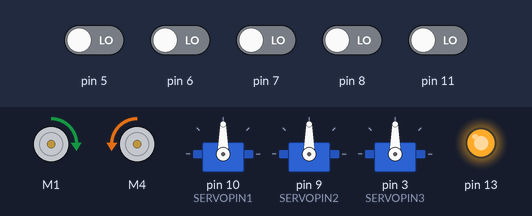
Recording of a sketch running on a simulated Arduino Uno, built with avr-gcc and run on an emulated ATmega328P. Parts: 2 × DC motor (green arrow = forward, orange = backward, longer = faster), 3 × servo, output pins drawn as LEDs (lit = HIGH). The inputs (shaded band) are chosen by the test bench; at power-on: pin 5–8, pin 11 LOW.

Above: at 4.4 s.
4.5 s: pin 7 driven HIGH
At 6.3 s:
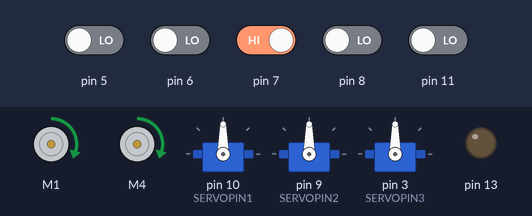
7.0 s: pin 6 driven HIGH
At 8.6 s:
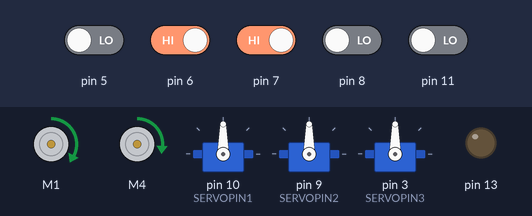
10.0 s: pin 11 driven HIGH
At 10.26 s:
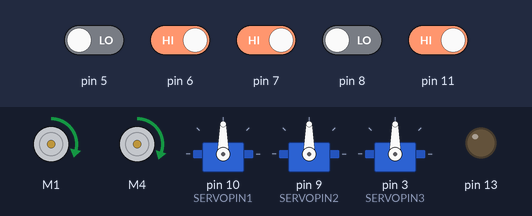
13.0 s: pin 6 driven LOW
At 14.1 s:
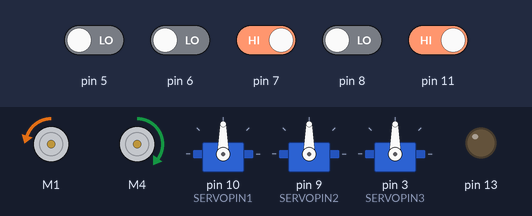
14.5 s: pin 7 driven LOW
At 15.6 s:
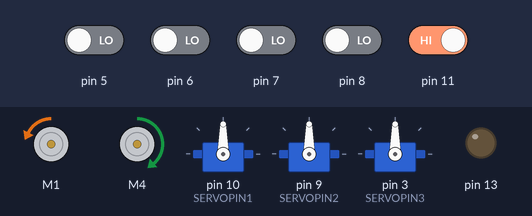
16.0 s: pin 11 driven LOW
At 17.1 s:
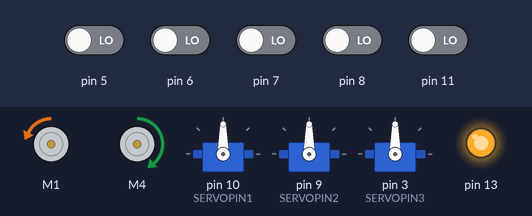
Timing chart, 0 to 18.5 s (numbered marks = the images above; inputs shaded):
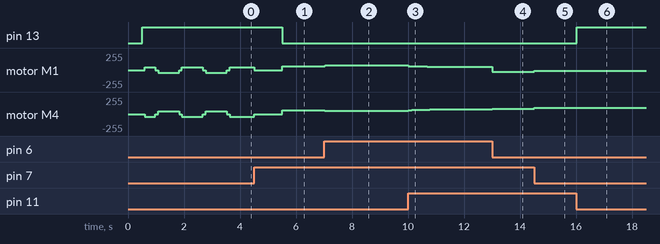

The sketch:

ip25_skript.ino
```cpp
/*
 * IP24-Skript.ino
 *
 * Dieses Programm steuert einen linienfolgenden Roboter mit Hilfe eines PI-Reglers.
 * Der Roboter verwendet QTR-Sensoren (Infrarot Sensor) zur Linienverfolgung und steuert zwei Gleichstrommotoren
 * über ein Adafruit-Motor-Shield. Der PI-Regler berechnet die notwendigen Anpassungen
 * der Motorgeschwindigkeit, um den Roboter auf der Linie zu halten.
 * Es gibt verschiedene Linienstatus (onLine, stop, station, goal), die je nach
 * Sensorwerten aktualisiert werden und spezifische Aktionen auslösen.
 *
 * Enthaltene Funktionen:
 *
 * 1. **setup():**
 *    - Diese Funktion wird einmalig beim Starten des Programms aufgerufen.
 *    - Initialisiert die wichtigsten Module und Systeme des Roboters:
 *      - **initMotorShield():** Initialisiert das Motorschield zur Steuerung der Motoren.
 *      - **initDriveLine():** Initialisiert das System zur Linienverfolgung des Roboters.
 *      - **sensorKalibrieren():** Führt eine Kalibrierung der Sensoren durch, um eine zuverlässige Linienerkennung zu gewährleisten.
 *    - Dieser Abschnitt bietet auch Platz für benutzerdefinierte Setup-Funktionen, die vom Benutzer hinzugefügt werden können.
 *
 * 2. **loop():**
 *    - Diese Funktion wird kontinuierlich in einer Endlosschleife ausgeführt und bildet das Herzstück des Roboterbetriebs.
 *    - Der Roboter führt folgende Hauptaufgaben aus:
 *      - **Linienverfolgung:** Liest die aktuelle Position der Linie anhand der Sensoren.
 *      - **PI-Regelung:** Aktualisiert den PI-Regler mit der aktuellen Linienposition und berechnet das Steuersignal.
 *      - **Motorkontrolle:** Passt die Motorgeschwindigkeiten basierend auf dem berechneten Steuersignal an.
 *      - **Linienstatus-Überwachung:** Überwacht kontinuierlich den Status der Linie und reagiert auf Veränderungen:
 *        - **stop:** Hält den Roboter an.
 *        - **station:** Führt eine benutzerdefinierte Aktion bei Erreichen einer Station aus.
 *        - **goal:** Schaltet eine LED ein, wenn das Ziel erreicht ist.
 *        - **default:** Schaltet die LED aus, wenn kein besonderes Ereignis vorliegt.
 *    - Ein Zähler überwacht, wie lange der Roboter im Zielzustand bleibt und stoppt die Motoren nach einer definierten Zeit.
 *    - Der `delay(25)`-Aufruf sorgt für eine kleine Verzögerung, um die Stabilität des Regelkreises zu gewährleisten.
 *
 * Verwendung:
 * - Dieses Skript sollte auf den Mikrocontroller hochgeladen werden, um den Roboter zu steuern.
 * - Die `setup()`-Funktion dient der Initialisierung, während die `loop()`-Funktion kontinuierlich die Roboterfunktionen ausführt.
 *
 * Hinweise:
 * - Die Kalibrierung der Sensoren ist entscheidend für eine zuverlässige Linienverfolgung.
 * - Der PI-Regler sollte optimal abgestimmt sein, um eine präzise Steuerung der Motoren zu gewährleisten.
 * - Benutzerdefinierte Aktionen können in den vorgesehenen Abschnitten des Skripts eingefügt werden.
 */

#include "03_defines.h" // Das File 03_Defines.h muss in jedem .ino File eingebunden werden.

// Die Setup-Funktion wird einmalig beim Start des Programms aufgerufen.
// Hier werden alle notwendigen Initialisierungen des Roboters durchgeführt.
void setup()
{
  initMotorShield();   // Initialisiert das Motorschield zur Steuerung der Motoren.
  initDriveLine();     // Initialisiert die Linienverfolgungssensoren des Roboters.
  sensorKalibrieren(); // Kalibriert die Sensoren durch mehrfache Messungen, um die Genauigkeit zu verbessern.

  /****************************
  * Benutzerdefinierte Setup-Funktionen können hier hinzugefügt werden.
  ****************************/
}

// Die Loop-Funktion wird kontinuierlich ausgeführt, solange der Roboter eingeschaltet ist.
// Sobald das Programm das Ende der Funktion erreicht, beginnt es wieder von vorne.

int counter = 1;

void loop() {

  int position = qtr.readLineBlack(sensorValues);
  double controlSignal = updatePI(&pi, position);

  setMotorSpeeds(controlSignal);
  updateLineStatus();


  if (lineStatus != lineOldStatus) {
    switch (lineStatus) {
      case stop:
        // Stop-Reaktion
        motorR->setSpeed(0);
        motorL->setSpeed(0);
        delay(1000);
        switch (counter) {
          case 3:
            //turnLeft();
            motorL->run(FORWARD);
            motorR->run(FORWARD);
            motorL->setSpeed(50);
            motorR->setSpeed(50);
            delay(200);
            // Servo-Motor ansteuern
            break;

          case 2:
            motorD->setSpeed(50);
            motorD->run(FORWARD);
            delay(1000);
            motorD->setSpeed(0);
            break;

          case 1:
            turnLeft();
            delay(500);
            updateLineStatus();
            while(lineStatus != stop){
              turnLeft();
              updateLineStatus();
            }


            break;

          case 4:
            turnLeft();
            delay(3000);
            while(lineStatus != onLine && lineStatus != stop){
              turnLeft();
              updateLineStatus();
            }

            while(lineStatus != stop){
              turnLeft();
              updateLineStatus();

            }


            break;

          case 5:
            motorR->setSpeed(0);
            motorL->setSpeed(0);
            delay(3000);
            break;
        }


        // Nur bei STOP weiterzählen
        if (counter < 6) counter++;
        break;

      case station:
        motorR->setSpeed(0);
        motorL->setSpeed(0);
        delay(3000);
        break;

      case goal:
        digitalWrite(LED_BUILTIN, HIGH);
        break;

      default:
        digitalWrite(LED_BUILTIN, LOW);
        break;
    }

    lineOldStatus = lineStatus;
  }


  delay(25);
}
```

01_motorshield.ino
```cpp
/*
 * 01_motorshield.ino
 *
 * Diese Datei enthält die Implementierung der grundlegenden Funktionen zur Steuerung der Motoren und Servos des Roboters.
 * Sie umfasst die Initialisierung des Motorschields, das Setzen der Motorgeschwindigkeiten basierend auf einem Steuersignal
 * sowie die Konfiguration und Steuerung der Servomotoren.
 *
 * Enthaltene Funktionen:
 *
 * 1. **initMotorShield():**
 *    - Initialisiert das Motor Shield und stellt die anfänglichen Einstellungen für die Motoren und Servos ein.
 *    - Setzt die anfängliche Geschwindigkeit der Motoren auf Null und richtet die Motoren auf Vorwärtslauf aus.
 *    - Verbindet die Servomotoren mit den definierten Pins.
 *
 * 2. **setMotorSpeeds(double signal):**
 *    - Berechnet und setzt die Geschwindigkeiten der Motoren basierend auf dem übergebenen Steuersignal.
 *    - Die Geschwindigkeiten werden begrenzt und die Richtung der Motoren wird entsprechend angepasst.
 *    - Rückwärtsbewegungen werden speziell behandelt, um eine reduzierte Geschwindigkeit und positive Werte zu gewährleisten.
 *
 * 3. **Servo-Funktionen:**
 *    - **servo.attach(uint8_t pin):** Verbindet den Servomotor mit dem angegebenen Pin. Der Pin muss ein PWM-fähiger Pin auf dem Mikrocontroller sein.
 *    - **servo.write(int angle):** Setzt den Winkel des Servomotors auf den angegebenen Wert. Der Winkelbereich liegt typischerweise zwischen 0° und 180°.
 *    - **servo.writeMicroseconds(int us):** Setzt die Pulsbreite für den Servomotor auf den angegebenen Wert in Mikrosekunden. Die Pulsbreite beeinflusst die genaue Position des Servos.
 *    - **servo.read():** Gibt den aktuellen Winkel des Servomotors zurück. Dies ist hilfreich, um die aktuelle Position des Servos abzufragen.
 *    - **servo.detach():** Trennt den Servomotor vom Steuerpin, wodurch der Pin für andere Funktionen verwendet werden kann.
 *
 * Verwendung:
 * - Diese Datei sollte in das Hauptprogramm eingebunden werden, um die Motorsteuerung und die Servomotoren zu konfigurieren.
 * - Die Funktion `setMotorSpeeds()` wird verwendet, um die Motoren basierend auf dem aktuellen Steuersignal anzupassen.
 * - Die Servo-Funktionen (`attach()`, `write()`, `writeMicroseconds()`, `read()`, `detach()`) ermöglichen die Steuerung der Servomotoren (`servo1` und `servo2`).
 *
 * Hinweise:
 * - Die Anfangsgeschwindigkeiten der Motoren sind auf Null gesetzt, um sicherzustellen, dass die Motoren beim Start nicht unerwartet laufen.
 * - Die Geschwindigkeiten werden begrenzt, um Schäden an den Motoren oder dem Robotersystem zu verhindern.
 * - Die Servomotoren müssen korrekt an die definierten Pins (`SERVOPIN1` und `SERVOPIN2`) angeschlossen werden.
 * - Die Servomotoren sollten im unterstützten Winkelbereich bewegt werden, um eine korrekte Funktion zu gewährleisten.
 */

#include "03_defines.h" // Das File 03_defines.h muss in jedem .ino File eingebunden werden.

/**
 * @brief Initialisiert das Motor Shield und die Servomotoren.
 *
 * Diese Funktion initialisiert das Motor Shield und setzt die anfänglichen Einstellungen für die Motoren und Servos.
 * Die Motoren werden auf eine Geschwindigkeit von Null gesetzt und auf Vorwärtslauf ausgerichtet.
 * Die Servomotoren werden mit den definierten Pins verbunden.
 */
void initMotorShield() {
  AFMS.begin();          // Motor Shield initialisieren
  motorR->setSpeed(0);   // Anfangsgeschwindigkeit für den rechten Motor auf Null setzen
  motorL->setSpeed(0);   // Anfangsgeschwindigkeit für den linken Motor auf Null setzen
  motorR->run(FORWARD);  // Anfangsrichtung für den rechten Motor auf Vorwärtslauf setzen
  motorL->run(FORWARD);  // Anfangsrichtung für den linken Motor auf Vorwärtslauf setzen

  // Servomotoren an die definierten Pins anschließen
  servo1.attach(SERVOPIN1);
  servo2.attach(SERVOPIN2);
  servo3.attach(SERVOPIN3);
}

/**
 * @brief Setzt die Geschwindigkeiten der Motoren basierend auf dem Steuersignal.
 *
 * Diese Funktion berechnet die Geschwindigkeit für den linken und rechten Motor basierend auf dem übergebenen
 * Steuersignal. Die Geschwindigkeiten werden begrenzt und die Richtung der Motoren wird angepasst.
 * Rückwärtsbewegungen werden speziell behandelt, um die Geschwindigkeit anzupassen und positive Werte zu gewährleisten.
 *
 * @param signal Das Steuersignal, das zur Berechnung der Motorengeschwindigkeiten verwendet wird.
 */
void setMotorSpeeds(double signal) {
  // Linke Motorgeschwindigkeit berechnen und begrenzen
  int leftSpeed = constrain((int)(defaultSpeed + signal), -255, 255);
  // Rechte Motorgeschwindigkeit berechnen und begrenzen
  int rightSpeed = constrain((int)(defaultSpeed - signal), -255, 255);

  // Motorrichtung und -geschwindigkeit für den linken Motor anpassen
  if (leftSpeed < backwardsLimit) {
    motorL->run(BACKWARD);       // Linken Motor auf Rückwärtslauf setzen
    leftSpeed *= 0.6;            // Geschwindigkeit für Rückwärtsbewegung anpassen
    leftSpeed = abs(leftSpeed);  // Positive Geschwindigkeitswerte sicherstellen
  } else {
    motorL->run(FORWARD);  // Linken Motor auf Vorwärtslauf setzen
  }

  // Motorrichtung und -geschwindigkeit für den rechten Motor anpassen
  if (rightSpeed < backwardsLimit) {
    motorR->run(BACKWARD);         // Rechten Motor auf Rückwärtslauf setzen
    rightSpeed *= 0.6;             // Geschwindigkeit für Rückwärtsbewegung anpassen
    rightSpeed = abs(rightSpeed);  // Positive Geschwindigkeitswerte sicherstellen
  } else {
    motorR->run(FORWARD);  // Rechten Motor auf Vorwärtslauf setzen
  }

  // Geschwindigkeiten der Motoren setzen
  motorR->setSpeed(rightSpeed);  // Rechte Motorgeschwindigkeit setzen
  motorL->setSpeed(leftSpeed);   // Linke Motorgeschwindigkeit setzen
}
```

03_defines.h
```cpp
/*
 * 03_defines.h
 *
 * Diese Datei dient als zentrale Konfigurationsdatei für das Arduino-Projekt und enthält die Definitionen der Pins, Konstanten sowie die Erstellung von Instanzen für die verwendeten Hardware-Komponenten.
 *
 * Enthaltene Komponenten:
 * - **I2C-Kommunikation:** Einbindung der Wire-Bibliothek für die I2C-Kommunikation.
 * - **Adafruit Motor Shield:** Einbindung der Adafruit_MotorShield-Bibliothek zur Ansteuerung von DC-Motoren.
 * - **QTR-Sensoren:** Einbindung der QTRSensors-Bibliothek zur Nutzung von Linienverfolgungssensoren.
 * - **Servo:** Einbindung der Servo-Bibliothek zur Steuerung von Servomotoren.
 *
 * Pin-Definitionen:
 * - Hier werden alle Pins für die Motoren, Servos und QTR-Sensoren festgelegt.
 * - Beispiel:
 *   - `MOTOR_RIGHT`, `MOTOR_LEFT`: Motoren-Pins für das Adafruit Motor Shield.
 *   - `QTR_1` bis `QTR_5`: Pins für die QTR-Liniensensoren.
 *   - `SERVOPIN1`, `SERVOPIN2`: Pins für die Servomotoren.
 *
 * Konstanten:
 * - Definition der Konstanten für den PI-Regler und die Motorsteuerung.
 * - Beispiel:
 *   - `REGLER_KP`, `REGLER_KI`: Parameter für den PI-Regler.
 *   - `MOTORDEFAULTSPEED`: Standardgeschwindigkeit der Motoren.
 *
 * Instanz-Erstellungen:
 * - Erstellung von Instanzen für Hardware-Komponenten wie Motoren, Servos und Sensoren.
 * - Beispiel:
 *   - `Adafruit_MotorShield AFMS`: Instanz des Motor Shields.
 *   - `QTRSensors qtr`: Instanz für das QTR-Sensorarray.
 *
 * Datenstrukturen:
 * - Definition von benutzerdefinierten Datentypen und Strukturen, z.B. für den PI-Regler.
 * - Beispiel:
 *   - `PIController`: Struktur zur Speicherung der PI-Regler-Parameter und -Variablen.
 *
 * Hinweise:
 * - Änderungen an dieser Datei können Auswirkungen auf den gesamten Code haben und sollten mit Vorsicht vorgenommen werden.
 * - Diese Datei sollte in den Haupt-Sketch eingebunden werden, um die definierten Konstanten und Instanzen nutzen zu können.
 */

#ifndef DEFINES_H
#define DEFINES_H

#include <Wire.h>  // Bibliothek zur I2C-Kommunikation
// Verwendete Version: 2.1 (Die Wire-Bibliothek ist Teil des Arduino Cores und wird in der Regel mit der IDE aktualisiert)
#include <Adafruit_MotorShield.h>  // Bibliothek für das Adafruit Motor Shield
// Verwendete Version: 1.1.3 von Adafruit (Prüfen Sie regelmäßig den Arduino Library Manager für Updates)
#include <QTRSensors.h>  // Bibliothek für die QTR-Sensoren
// Verwendete Version: 4.0.0 von Pololu (Verfügbar im Arduino Library Manager)
#include <Servo.h>  // Bibliothek zur Servo-Ansteuerung
// Verwendete Version: 1.2.2 von Michael Margolis, Arduino (Die Servo-Bibliothek ist weit verbreitet und regelmäßig aktualisiert, siehe Arduino Library Manager)

// Definition der Konstanten für die Reglerparameter und die Motorgeschwindigkeit
#define REGLER_KP 0.015          // Proportionaler Verstärkungsfaktor für den PI-Regler
#define REGLER_KI 0.03           // Integralverstärkungsfaktor für den PI-Regler
#define MOTORDEFAULTSPEED 60     // Standardgeschwindigkeit für die Motoren

// Definition der Pinbelegung für die Motoren auf dem Adafruit Motor Shield
#define MOTOR_RIGHT 1            // Pin für den rechten Motor
#define MOTOR_LEFT 4             // Pin für den linken Motor
#define MOTOR_1 2                // Pin für einen zusätzlichen Motor
#define MOTOR_2 3                // Pin für einen zusätzlichen Motor

// Definition der Pinbelegung für die Servomotoren
#define SERVOPIN1 10             // Pin für den ersten Servomotor
#define SERVOPIN2 9              // Pin für den zweiten Servomotor
#define SERVOPIN3 3              // Pin für den driten Servomotor

// Definition der Pinbelegung für die QTR-Sensoren zur Linienverfolgung
#define QTR_EMITTER 12           // Pin zur Steuerung des IR-Emitters der QTR-Sensoren
#define QTR_1 11                 // Pin für den ersten QTR-Sensor
#define QTR_2 8                  // Pin für den zweiten QTR-Sensor
#define QTR_3 7                  // Pin für den dritten QTR-Sensor
#define QTR_4 6                  // Pin für den vierten QTR-Sensor
#define QTR_5 5                  // Pin für den fünften QTR-Sensor

// Erstellen einer Instanz des Adafruit Motor Shields zur Ansteuerung der Motoren
Adafruit_MotorShield AFMS = Adafruit_MotorShield();  // Initialisierung des Motor Shields

// Erstellen von Motorobjekten für die Ansteuerung der Motoren über das Motor Shield
Adafruit_DCMotor *motorR = AFMS.getMotor(MOTOR_RIGHT);  // Rechter Motor
Adafruit_DCMotor *motorL = AFMS.getMotor(MOTOR_LEFT);   // Linker Motor

Adafruit_DCMotor *motorU = AFMS.getMotor(MOTOR_1);  // Zusätzlicher Motor 1
Adafruit_DCMotor *motorD = AFMS.getMotor(MOTOR_2);  // Zusätzlicher Motor 2

// Erstellen von Servo-Objekten zur Steuerung von Servomotoren
Servo servo1;  // Erstes Servo-Objekt
Servo servo2;  // Zweites Servo-Objekt
Servo servo3;  // Drites Servo-Objekt

// Erstellen einer Instanz des QTR-Sensorarrays zur Linienverfolgung
QTRSensors qtr;  // Initialisierung des QTR-Sensorarrays

// Definieren der Anzahl der QTR-Sensoren und eines Arrays zur Speicherung der Sensordaten
const uint8_t SensorCount = 5;                     // Anzahl der verwendeten QTR-Sensoren
const int maxposition = (SensorCount - 1) * 1000;  // Maximale Positionswert für die Linienerkennung
                                                   // Wird für fehlerberechnung von PI-Regler verwendet (Wert 1000 von Hersteller vorgegeben)
uint16_t sensorValues[SensorCount];                // Array zur Speicherung der aktuellen Sensordaten
bool sensorStatus[SensorCount];                    // Array zur Speicherung, ob die Sensoren die Linie erkennen

// Definition eines Enums zur Darstellung der verschiedenen Linienstatus des Roboters
enum lineStatus {
  onLine,   // Roboter ist auf der Linie
  stop,     // Roboter soll anhalten (alle Sensoren erkennen Schwarz)
  station,  // Roboter hat eine Station erreicht (Muster: Schwarz-Weiß-Schwarz)
  goal      // Roboter hat das Ziel erreicht (alle Sensoren erkennen Weiß)
};
enum lineStatus lineStatus = onLine;         // Aktueller Linienstatus des Roboters
enum lineStatus lineOldStatus = lineStatus;  // Vorheriger Linienstatus zum Erkennen von Zustandsänderungen

// Definition der PI-Regler-Parameter und Variablen zur Motorsteuerung
int defaultSpeed = MOTORDEFAULTSPEED;            // Standardgeschwindigkeit der Motoren
int backwardsLimit = defaultSpeed / 1.5;         // Geschwindigkeitslimit für Rückwärtsbewegung
int highestIntegral = defaultSpeed * 3;          // Maximale Begrenzung der Integralaufsummierung

// Definieren einer Struktur für den PI-Regler, um Reglerparameter und -variablen zu speichern
typedef struct {
  double kp;        // Proportionaler Verstärkungsfaktor
  double ki;        // Integralverstärkungsfaktor
  double target;    // Zielwert (Sollwert)
  double integral;  // Akkumulierter Integralterm
} PIController;
PIController pi;  // Instanz des PI-Reglers

#endif  // Ende der DEFINES_H-Deklaration
```

Source omitted: 02_driveline.ino (11075 bytes)

Measured:
- after the input at 4.5 s, pin 13: HIGH → LOW after 1.0 s; motor M1: forward 40/255 → stopped at once, → forward 60/255 1.0 s later; motor M4: backward 40/255 → stopped at once, → forward 60/255 1.0 s later
- after the input at 7.0 s, motor M1: forward 60/255 → forward 72/255 at once; motor M4: forward 60/255 → forward 47/255 at once
- after the input at 10.0 s, motor M1: moves from forward 72/255 to forward 49/255 over 0.95 s, starting at once; motor M4: moves from forward 47/255 to forward 70/255 over 0.95 s, starting at once
- after the input at 13.0 s, motor M1: forward 49/255 → backward 23/255 at once; motor M4: forward 70/255 → forward 80/255 at once
- after the input at 14.5 s, motor M1: backward 23/255 → backward 14/255 at once; motor M4: forward 80/255 → forward 95/255 at once
- after the input at 16.0 s, pin 13: LOW → HIGH at once
